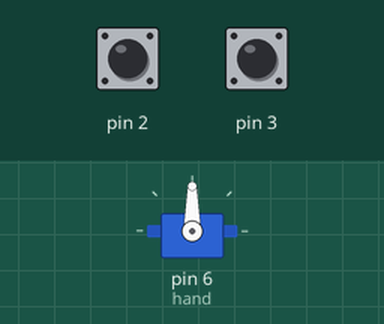
The sketch below on a simulated Arduino Uno, built with avr-gcc and run on an emulated ATmega328P. Shown: servo. Inputs (shaded band) come from the test bench; at power-on: pin 3 HIGH, pin 2 HIGH.

Above: at 1.2 s.
1.3 s: pin 3 pulled LOW for 0.15 s
At 2.4 s:
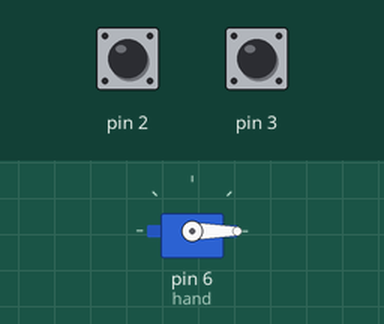
2.9 s: pin 2 pulled LOW for 0.15 s
At 3.6 s:
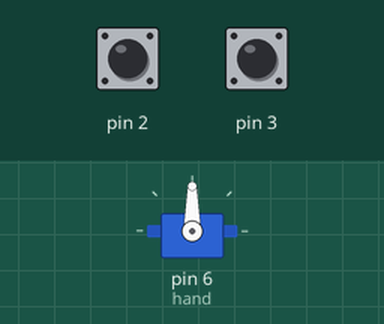
4.5 s: pin 3 pulled LOW for 1 s
At 4.8 s:
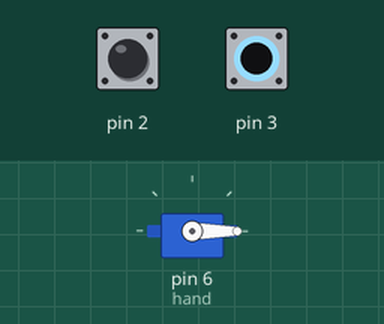
Timing chart, 0 to 7.5 s (numbered marks = the images above; inputs shaded):
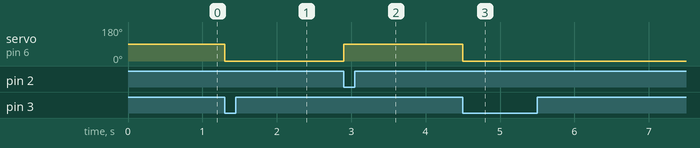

Measured:
- after the input at 1.3 s, servo on pin 6 (hand): 90° → 0° at once
- after the input at 2.9 s, servo on pin 6 (hand): 0° → 90° at once
- after the input at 4.5 s, servo on pin 6 (hand): 90° → 0° at once

The sketch:

hand.ino
```cpp
long int timer;
#include <Servo.h>
Servo hand;
void setup() {
  pinMode(2, INPUT_PULLUP);
  pinMode(3, INPUT_PULLUP);

  hand.attach(6);
  attachInterrupt(1, zero, HIGH);
  attachInterrupt(0, releas, HIGH);

}

void loop() {
   hand.detach();
   delay(1000);
}
void zero() {
    hand.attach(6);
    hand.write(0);
    delay(1000);
  }
 void releas() {
    hand.attach(6);
    hand.write(90);
    delay(1000);
  }
```
